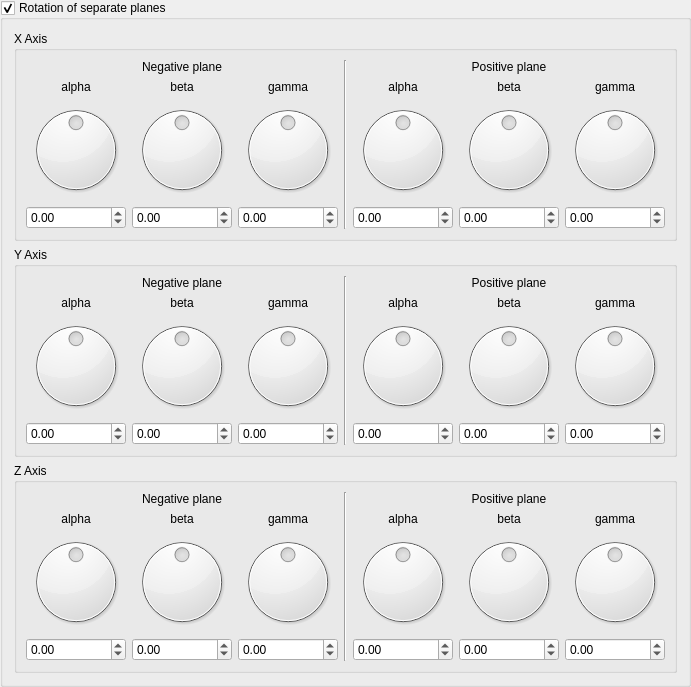
    <widget class="QGroupBox" name="groupCheck_mandelbox_rotations_enabled">
     <property name="title">
      <string>Rotation of separate planes</string>
     </property>
     <property name="checkable">
      <bool>true</bool>
     </property>
     <layout class="QVBoxLayout" name="verticalLayout_4">
      <item>
       <widget class="QGroupBox" name="groupBox_5">
        <property name="title">
         <string>X Axis</string>
        </property>
        <layout class="QVBoxLayout" name="verticalLayout_5">
         <item>
          <layout class="QGridLayout" name="gridLayout_3">
           <item row="3" column="5">
            <widget class="MyDoubleSpinBox" name="spinboxd3_mandelbox_rotation_pos_1_y">
             <property name="prefix">
              <string/>
             </property>
             <property name="suffix">
              <string/>
             </property>
             <property name="decimals">
              <number>2</number>
             </property>
             <property name="minimum">
              <double>-180.000000000000000</double>
             </property>
             <property name="maximum">
              <double>180.000000000000000</double>
             </property>
             <property name="singleStep">
              <double>1.000000000000000</double>
             </property>
            </widget>
           </item>
           <item row="3" column="6">
            <widget class="MyDoubleSpinBox" name="spinboxd3_mandelbox_rotation_pos_1_z">
             <property name="prefix">
              <string/>
             </property>
             <property name="suffix">
              <string/>
             </property>
             <property name="decimals">
              <number>2</number>
             </property>
             <property name="minimum">
              <double>-180.000000000000000</double>
             </property>
             <property name="maximum">
              <double>180.000000000000000</double>
             </property>
             <property name="singleStep">
              <double>1.000000000000000</double>
             </property>
            </widget>
           </item>
           <item row="3" column="4">
            <widget class="MyDoubleSpinBox" name="spinboxd3_mandelbox_rotation_pos_1_x">
             <property name="prefix">
              <string/>
             </property>
             <property name="suffix">
              <string/>
             </property>
             <property name="decimals">
              <number>2</number>
             </property>
             <property name="minimum">
              <double>-180.000000000000000</double>
             </property>
             <property name="maximum">
              <double>180.000000000000000</double>
             </property>
             <property name="singleStep">
              <double>1.000000000000000</double>
             </property>
            </widget>
           </item>
           <item row="3" column="1">
            <widget class="MyDoubleSpinBox" name="spinboxd3_mandelbox_rotation_neg_1_y">
             <property name="prefix">
              <string/>
             </property>
             <property name="suffix">
              <string/>
             </property>
             <property name="decimals">
              <number>2</number>
             </property>
             <property name="minimum">
              <double>-180.000000000000000</double>
             </property>
             <property name="maximum">
              <double>180.000000000000000</double>
             </property>
             <property name="singleStep">
              <double>1.000000000000000</double>
             </property>
            </widget>
           </item>
           <item row="3" column="2">
            <widget class="MyDoubleSpinBox" name="spinboxd3_mandelbox_rotation_neg_1_z">
             <property name="prefix">
              <string/>
             </property>
             <property name="suffix">
              <string/>
             </property>
             <property name="decimals">
              <number>2</number>
             </property>
             <property name="minimum">
              <double>-180.000000000000000</double>
             </property>
             <property name="maximum">
              <double>180.000000000000000</double>
             </property>
             <property name="singleStep">
              <double>1.000000000000000</double>
             </property>
            </widget>
           </item>
           <item row="1" column="4">
            <widget class="QLabel" name="label_19">
             <property name="text">
              <string>alpha</string>
             </property>
             <property name="alignment">
              <set>Qt::AlignCenter</set>
             </property>
            </widget>
           </item>
           <item row="1" column="5">
            <widget class="QLabel" name="label_20">
             <property name="text">
              <string>beta</string>
             </property>
             <property name="alignment">
              <set>Qt::AlignCenter</set>
             </property>
            </widget>
           </item>
           <item row="1" column="2">
            <widget class="QLabel" name="label_18">
             <property name="text">
              <string>gamma</string>
             </property>
             <property name="alignment">
              <set>Qt::AlignCenter</set>
             </property>
            </widget>
           </item>
           <item row="2" column="1">
            <widget class="QDial" name="dial3_mandelbox_rotation_neg_1_y">
             <property name="minimum">
              <number>-18000</number>
             </property>
             <property name="maximum">
              <number>18000</number>
             </property>
             <property name="wrapping">
              <bool>true</bool>
             </property>
            </widget>
           </item>
           <item row="1" column="1">
            <widget class="QLabel" name="label_16">
             <property name="text">
              <string>beta</string>
             </property>
             <property name="alignment">
              <set>Qt::AlignCenter</set>
             </property>
            </widget>
           </item>
           <item row="2" column="4">
            <widget class="QDial" name="dial3_mandelbox_rotation_pos_1_x">
             <property name="minimum">
              <number>-18000</number>
             </property>
             <property name="maximum">
              <number>18000</number>
             </property>
             <property name="wrapping">
              <bool>true</bool>
             </property>
            </widget>
           </item>
           <item row="2" column="5">
            <widget class="QDial" name="dial3_mandelbox_rotation_pos_1_y">
             <property name="minimum">
              <number>-18000</number>
             </property>
             <property name="maximum">
              <number>18000</number>
             </property>
             <property name="wrapping">
              <bool>true</bool>
             </property>
            </widget>
           </item>
           <item row="3" column="0">
            <widget class="MyDoubleSpinBox" name="spinboxd3_mandelbox_rotation_neg_1_x">
             <property name="prefix">
              <string/>
             </property>
             <property name="suffix">
              <string/>
             </property>
             <property name="decimals">
              <number>2</number>
             </property>
             <property name="minimum">
              <double>-180.000000000000000</double>
             </property>
             <property name="maximum">
              <double>180.000000000000000</double>
             </property>
             <property name="singleStep">
              <double>1.000000000000000</double>
             </property>
            </widget>
           </item>
           <item row="2" column="0">
            <widget class="QDial" name="dial3_mandelbox_rotation_neg_1_x">
             <property name="minimum">
              <number>-18000</number>
             </property>
             <property name="maximum">
              <number>18000</number>
             </property>
             <property name="invertedAppearance">
              <bool>false</bool>
             </property>
             <property name="wrapping">
              <bool>true</bool>
             </property>
             <property name="notchesVisible">
              <bool>false</bool>
             </property>
            </widget>
           </item>
           <item row="1" column="0">
            <widget class="QLabel" name="label_17">
             <property name="text">
              <string>alpha</string>
             </property>
             <property name="alignment">
              <set>Qt::AlignCenter</set>
             </property>
            </widget>
           </item>
           <item row="2" column="2">
            <widget class="QDial" name="dial3_mandelbox_rotation_neg_1_z">
             <property name="minimum">
              <number>-18000</number>
             </property>
             <property name="maximum">
              <number>18000</number>
             </property>
             <property name="wrapping">
              <bool>true</bool>
             </property>
            </widget>
           </item>
           <item row="2" column="6">
            <widget class="QDial" name="dial3_mandelbox_rotation_pos_1_z">
             <property name="minimum">
              <number>-18000</number>
             </property>
             <property name="maximum">
              <number>18000</number>
             </property>
             <property name="wrapping">
              <bool>true</bool>
             </property>
            </widget>
           </item>
           <item row="1" column="6">
            <widget class="QLabel" name="label_21">
             <property name="text">
              <string>gamma</string>
             </property>
             <property name="alignment">
              <set>Qt::AlignCenter</set>
             </property>
            </widget>
           </item>
           <item row="0" column="4" colspan="3">
            <widget class="QLabel" name="label_23">
             <property name="text">
              <string>Positive plane</string>
             </property>
             <property name="alignment">
              <set>Qt::AlignCenter</set>
             </property>
            </widget>
           </item>
           <item row="0" column="0" colspan="3">
            <widget class="QLabel" name="label_22">
             <property name="text">
              <string>Negative plane</string>
             </property>
             <property name="alignment">
              <set>Qt::AlignCenter</set>
             </property>
            </widget>
           </item>
           <item row="0" column="3" rowspan="4">
            <widget class="Line" name="line">
             <property name="orientation">
              <enum>Qt::Vertical</enum>
             </property>
            </widget>
           </item>
          </layout>
         </item>
        </layout>
       </widget>
      </item>
      <item>
       <widget class="QGroupBox" name="groupBox_6">
        <property name="title">
         <string>Y Axis</string>
        </property>
        <layout class="QVBoxLayout" name="verticalLayout_6">
         <item>
          <layout class="QGridLayout" name="gridLayout_6">
           <item row="3" column="0">
            <widget class="MyDoubleSpinBox" name="spinboxd3_mandelbox_rotation_neg_2_x">
             <property name="prefix">
              <string/>
             </property>
             <property name="suffix">
              <string/>
             </property>
             <property name="decimals">
              <number>2</number>
             </property>
             <property name="minimum">
              <double>-180.000000000000000</double>
             </property>
             <property name="maximum">
              <double>180.000000000000000</double>
             </property>
             <property name="singleStep">
              <double>1.000000000000000</double>
             </property>
            </widget>
           </item>
           <item row="1" column="0">
            <widget class="QLabel" name="label_33">
             <property name="text">
              <string>alpha</string>
             </property>
             <property name="alignment">
              <set>Qt::AlignCenter</set>
             </property>
            </widget>
           </item>
           <item row="2" column="2">
            <widget class="QDial" name="dial3_mandelbox_rotation_neg_2_z">
             <property name="minimum">
              <number>-18000</number>
             </property>
             <property name="maximum">
              <number>18000</number>
             </property>
             <property name="wrapping">
              <bool>true</bool>
             </property>
            </widget>
           </item>
           <item row="2" column="6">
            <widget class="QDial" name="dial3_mandelbox_rotation_pos_2_z">
             <property name="minimum">
              <number>-18000</number>
             </property>
             <property name="maximum">
              <number>18000</number>
             </property>
             <property name="wrapping">
              <bool>true</bool>
             </property>
            </widget>
           </item>
           <item row="1" column="6">
            <widget class="QLabel" name="label_34">
             <property name="text">
              <string>gamma</string>
             </property>
             <property name="alignment">
              <set>Qt::AlignCenter</set>
             </property>
            </widget>
           </item>
           <item row="0" column="4" colspan="3">
            <widget class="QLabel" name="label_35">
             <property name="text">
              <string>Positive plane</string>
             </property>
             <property name="alignment">
              <set>Qt::AlignCenter</set>
             </property>
            </widget>
           </item>
           <item row="0" column="0" colspan="3">
            <widget class="QLabel" name="label_36">
             <property name="text">
              <string>Negative plane</string>
             </property>
             <property name="alignment">
              <set>Qt::AlignCenter</set>
             </property>
            </widget>
           </item>
           <item row="1" column="2">
            <widget class="QLabel" name="label_30">
             <property name="text">
              <string>gamma</string>
             </property>
             <property name="alignment">
              <set>Qt::AlignCenter</set>
             </property>
            </widget>
           </item>
           <item row="2" column="0">
            <widget class="QDial" name="dial3_mandelbox_rotation_neg_2_x">
             <property name="minimum">
              <number>-18000</number>
             </property>
             <property name="maximum">
              <number>18000</number>
             </property>
             <property name="invertedAppearance">
              <bool>false</bool>
             </property>
             <property name="wrapping">
              <bool>true</bool>
             </property>
             <property name="notchesVisible">
              <bool>false</bool>
             </property>
            </widget>
           </item>
           <item row="2" column="1">
            <widget class="QDial" name="dial3_mandelbox_rotation_neg_2_y">
             <property name="minimum">
              <number>-18000</number>
             </property>
             <property name="maximum">
              <number>18000</number>
             </property>
             <property name="wrapping">
              <bool>true</bool>
             </property>
            </widget>
           </item>
           <item row="1" column="1">
            <widget class="QLabel" name="label_37">
             <property name="text">
              <string>beta</string>
             </property>
             <property name="alignment">
              <set>Qt::AlignCenter</set>
             </property>
            </widget>
           </item>
           <item row="2" column="4">
            <widget class="QDial" name="dial3_mandelbox_rotation_pos_2_x">
             <property name="minimum">
              <number>-18000</number>
             </property>
             <property name="maximum">
              <number>18000</number>
             </property>
             <property name="wrapping">
              <bool>true</bool>
             </property>
            </widget>
           </item>
           <item row="2" column="5">
            <widget class="QDial" name="dial3_mandelbox_rotation_pos_2_y">
             <property name="minimum">
              <number>-18000</number>
             </property>
             <property name="maximum">
              <number>18000</number>
             </property>
             <property name="wrapping">
              <bool>true</bool>
             </property>
            </widget>
           </item>
           <item row="3" column="5">
            <widget class="MyDoubleSpinBox" name="spinboxd3_mandelbox_rotation_pos_2_y">
             <property name="prefix">
              <string/>
             </property>
             <property name="suffix">
              <string/>
             </property>
             <property name="decimals">
              <number>2</number>
             </property>
             <property name="minimum">
              <double>-180.000000000000000</double>
             </property>
             <property name="maximum">
              <double>180.000000000000000</double>
             </property>
             <property name="singleStep">
              <double>1.000000000000000</double>
             </property>
            </widget>
           </item>
           <item row="3" column="6">
            <widget class="MyDoubleSpinBox" name="spinboxd3_mandelbox_rotation_pos_2_z">
             <property name="prefix">
              <string/>
             </property>
             <property name="suffix">
              <string/>
             </property>
             <property name="decimals">
              <number>2</number>
             </property>
             <property name="minimum">
              <double>-180.000000000000000</double>
             </property>
             <property name="maximum">
              <double>180.000000000000000</double>
             </property>
             <property name="singleStep">
              <double>1.000000000000000</double>
             </property>
            </widget>
           </item>
           <item row="3" column="4">
            <widget class="MyDoubleSpinBox" name="spinboxd3_mandelbox_rotation_pos_2_x">
             <property name="prefix">
              <string/>
             </property>
             <property name="suffix">
              <string/>
             </property>
             <property name="decimals">
              <number>2</number>
             </property>
             <property name="minimum">
              <double>-180.000000000000000</double>
             </property>
             <property name="maximum">
              <double>180.000000000000000</double>
             </property>
             <property name="singleStep">
              <double>1.000000000000000</double>
             </property>
            </widget>
           </item>
           <item row="3" column="1">
            <widget class="MyDoubleSpinBox" name="spinboxd3_mandelbox_rotation_neg_2_y">
             <property name="prefix">
              <string/>
             </property>
             <property name="suffix">
              <string/>
             </property>
             <property name="decimals">
              <number>2</number>
             </property>
             <property name="minimum">
              <double>-180.000000000000000</double>
             </property>
             <property name="maximum">
              <double>180.000000000000000</double>
             </property>
             <property name="singleStep">
              <double>1.000000000000000</double>
             </property>
            </widget>
           </item>
           <item row="3" column="2">
            <widget class="MyDoubleSpinBox" name="spinboxd3_mandelbox_rotation_neg_2_z">
             <property name="prefix">
              <string/>
             </property>
             <property name="suffix">
              <string/>
             </property>
             <property name="decimals">
              <number>2</number>
             </property>
             <property name="minimum">
              <double>-180.000000000000000</double>
             </property>
             <property name="maximum">
              <double>180.000000000000000</double>
             </property>
             <property name="singleStep">
              <double>1.000000000000000</double>
             </property>
            </widget>
           </item>
           <item row="1" column="4">
            <widget class="QLabel" name="label_31">
             <property name="text">
              <string>alpha</string>
             </property>
             <property name="alignment">
              <set>Qt::AlignCenter</set>
             </property>
            </widget>
           </item>
           <item row="1" column="5">
            <widget class="QLabel" name="label_32">
             <property name="text">
              <string>beta</string>
             </property>
             <property name="alignment">
              <set>Qt::AlignCenter</set>
             </property>
            </widget>
           </item>
           <item row="0" column="3" rowspan="4">
            <widget class="Line" name="line_2">
             <property name="orientation">
              <enum>Qt::Vertical</enum>
             </property>
            </widget>
           </item>
          </layout>
         </item>
        </layout>
       </widget>
      </item>
      <item>
       <widget class="QGroupBox" name="groupBox_7">
        <property name="title">
         <string>Z Axis</string>
        </property>
        <layout class="QVBoxLayout" name="verticalLayout_7">
         <item>
          <layout class="QGridLayout" name="gridLayout_7">
           <item row="1" column="2">
            <widget class="QLabel" name="label_38">
             <property name="text">
              <string>gamma</string>
             </property>
             <property name="alignment">
              <set>Qt::AlignCenter</set>
             </property>
            </widget>
           </item>
           <item row="3" column="5">
            <widget class="MyDoubleSpinBox" name="spinboxd3_mandelbox_rotation_pos_3_y">
             <property name="prefix">
              <string/>
             </property>
             <property name="suffix">
              <string/>
             </property>
             <property name="decimals">
              <number>2</number>
             </property>
             <property name="minimum">
              <double>-180.000000000000000</double>
             </property>
             <property name="maximum">
              <double>180.000000000000000</double>
             </property>
             <property name="singleStep">
              <double>1.000000000000000</double>
             </property>
            </widget>
           </item>
           <item row="1" column="0">
            <widget class="QLabel" name="label_41">
             <property name="text">
              <string>alpha</string>
             </property>
             <property name="alignment">
              <set>Qt::AlignCenter</set>
             </property>
            </widget>
           </item>
           <item row="2" column="2">
            <widget class="QDial" name="dial3_mandelbox_rotation_neg_3_z">
             <property name="minimum">
              <number>-18000</number>
             </property>
             <property name="maximum">
              <number>18000</number>
             </property>
             <property name="wrapping">
              <bool>true</bool>
             </property>
            </widget>
           </item>
           <item row="2" column="6">
            <widget class="QDial" name="dial3_mandelbox_rotation_pos_3_z">
             <property name="minimum">
              <number>-18000</number>
             </property>
             <property name="maximum">
              <number>18000</number>
             </property>
             <property name="wrapping">
              <bool>true</bool>
             </property>
            </widget>
           </item>
           <item row="1" column="6">
            <widget class="QLabel" name="label_42">
             <property name="text">
              <string>gamma</string>
             </property>
             <property name="alignment">
              <set>Qt::AlignCenter</set>
             </property>
            </widget>
           </item>
           <item row="0" column="4" colspan="3">
            <widget class="QLabel" name="label_43">
             <property name="text">
              <string>Positive plane</string>
             </property>
             <property name="alignment">
              <set>Qt::AlignCenter</set>
             </property>
            </widget>
           </item>
           <item row="0" column="0" colspan="3">
            <widget class="QLabel" name="label_44">
             <property name="text">
              <string>Negative plane</string>
             </property>
             <property name="alignment">
              <set>Qt::AlignCenter</set>
             </property>
            </widget>
           </item>
           <item row="2" column="1">
            <widget class="QDial" name="dial3_mandelbox_rotation_neg_3_y">
             <property name="minimum">
              <number>-18000</number>
             </property>
             <property name="maximum">
              <number>18000</number>
             </property>
             <property name="wrapping">
              <bool>true</bool>
             </property>
            </widget>
           </item>
           <item row="1" column="1">
            <widget class="QLabel" name="label_45">
             <property name="text">
              <string>beta</string>
             </property>
             <property name="alignment">
              <set>Qt::AlignCenter</set>
             </property>
            </widget>
           </item>
           <item row="2" column="4">
            <widget class="QDial" name="dial3_mandelbox_rotation_pos_3_x">
             <property name="minimum">
              <number>-18000</number>
             </property>
             <property name="maximum">
              <number>18000</number>
             </property>
             <property name="wrapping">
              <bool>true</bool>
             </property>
            </widget>
           </item>
           <item row="2" column="5">
            <widget class="QDial" name="dial3_mandelbox_rotation_pos_3_y">
             <property name="minimum">
              <number>-18000</number>
             </property>
             <property name="maximum">
              <number>18000</number>
             </property>
             <property name="wrapping">
              <bool>true</bool>
             </property>
            </widget>
           </item>
           <item row="3" column="6">
            <widget class="MyDoubleSpinBox" name="spinboxd3_mandelbox_rotation_pos_3_z">
             <property name="prefix">
              <string/>
             </property>
             <property name="suffix">
              <string/>
             </property>
             <property name="decimals">
              <number>2</number>
             </property>
             <property name="minimum">
              <double>-180.000000000000000</double>
             </property>
             <property name="maximum">
              <double>180.000000000000000</double>
             </property>
             <property name="singleStep">
              <double>1.000000000000000</double>
             </property>
            </widget>
           </item>
           <item row="3" column="4">
            <widget class="MyDoubleSpinBox" name="spinboxd3_mandelbox_rotation_pos_3_x">
             <property name="prefix">
              <string/>
             </property>
             <property name="suffix">
              <string/>
             </property>
             <property name="decimals">
              <number>2</number>
             </property>
             <property name="minimum">
              <double>-180.000000000000000</double>
             </property>
             <property name="maximum">
              <double>180.000000000000000</double>
             </property>
             <property name="singleStep">
              <double>1.000000000000000</double>
             </property>
            </widget>
           </item>
           <item row="3" column="1">
            <widget class="MyDoubleSpinBox" name="spinboxd3_mandelbox_rotation_neg_3_y">
             <property name="prefix">
              <string/>
             </property>
             <property name="suffix">
              <string/>
             </property>
             <property name="decimals">
              <number>2</number>
             </property>
             <property name="minimum">
              <double>-180.000000000000000</double>
             </property>
             <property name="maximum">
              <double>180.000000000000000</double>
             </property>
             <property name="singleStep">
              <double>1.000000000000000</double>
             </property>
            </widget>
           </item>
           <item row="3" column="2">
            <widget class="MyDoubleSpinBox" name="spinboxd3_mandelbox_rotation_neg_3_z">
             <property name="prefix">
              <string/>
             </property>
             <property name="suffix">
              <string/>
             </property>
             <property name="decimals">
              <number>2</number>
             </property>
             <property name="minimum">
              <double>-180.000000000000000</double>
             </property>
             <property name="maximum">
              <double>180.000000000000000</double>
             </property>
             <property name="singleStep">
              <double>1.000000000000000</double>
             </property>
            </widget>
           </item>
           <item row="1" column="4">
            <widget class="QLabel" name="label_39">
             <property name="text">
              <string>alpha</string>
             </property>
             <property name="alignment">
              <set>Qt::AlignCenter</set>
             </property>
            </widget>
           </item>
           <item row="1" column="5">
            <widget class="QLabel" name="label_40">
             <property name="text">
              <string>beta</string>
             </property>
             <property name="alignment">
              <set>Qt::AlignCenter</set>
             </property>
            </widget>
           </item>
           <item row="3" column="0">
            <widget class="MyDoubleSpinBox" name="spinboxd3_mandelbox_rotation_neg_3_x">
             <property name="prefix">
              <string/>
             </property>
             <property name="suffix">
              <string/>
             </property>
             <property name="decimals">
              <number>2</number>
             </property>
             <property name="minimum">
              <double>-180.000000000000000</double>
             </property>
             <property name="maximum">
              <double>180.000000000000000</double>
             </property>
             <property name="singleStep">
              <double>1.000000000000000</double>
             </property>
            </widget>
           </item>
           <item row="2" column="0">
            <widget class="QDial" name="dial3_mandelbox_rotation_neg_3_x">
             <property name="minimum">
              <number>-18000</number>
             </property>
             <property name="maximum">
              <number>18000</number>
             </property>
             <property name="invertedAppearance">
              <bool>false</bool>
             </property>
             <property name="wrapping">
              <bool>true</bool>
             </property>
             <property name="notchesVisible">
              <bool>false</bool>
             </property>
            </widget>
           </item>
           <item row="0" column="3" rowspan="4">
            <widget class="Line" name="line_3">
             <property name="orientation">
              <enum>Qt::Vertical</enum>
             </property>
            </widget>
           </item>
          </layout>
         </item>
        </layout>
       </widget>
      </item>
     </layout>
    </widget>
